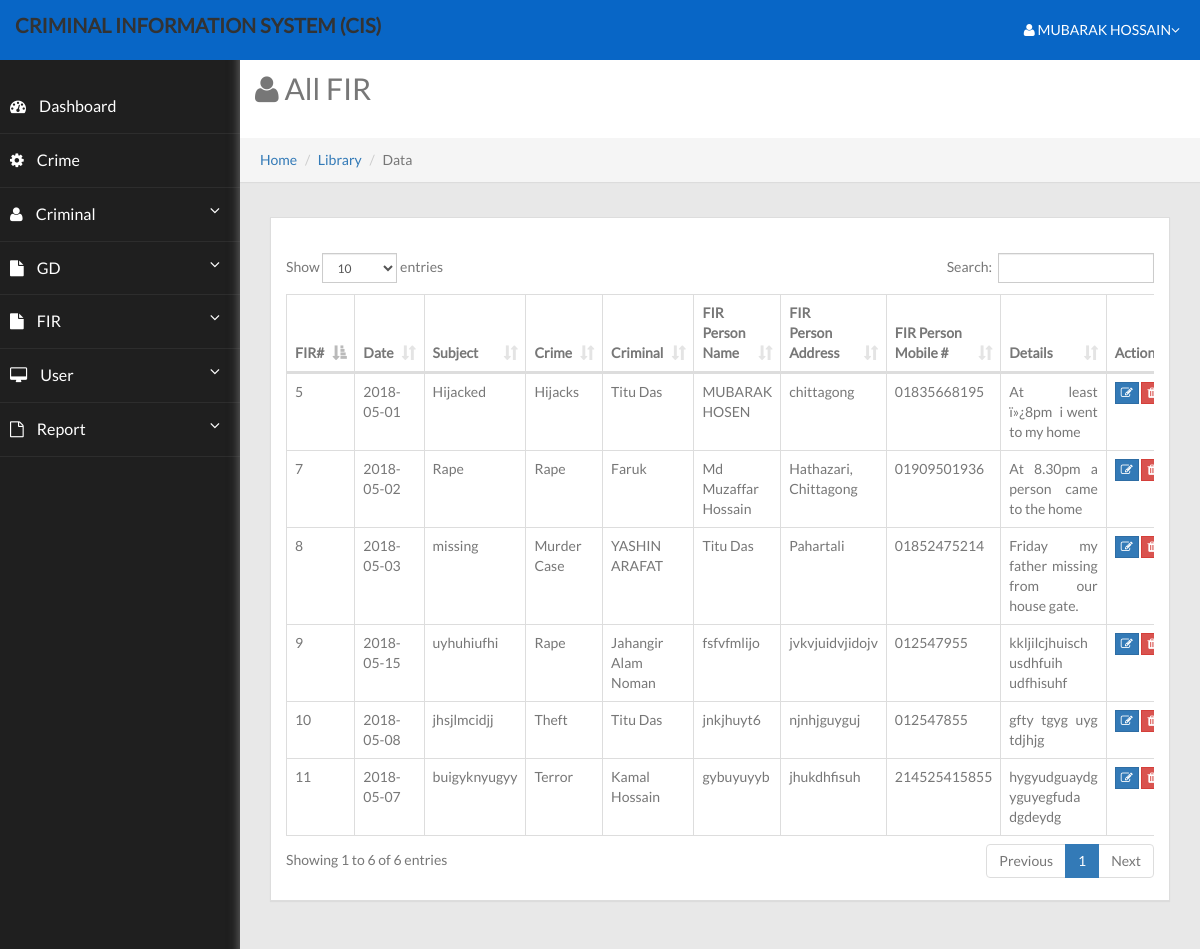
/fir/index.php (signed in), run on the app's committed database.
### tables this page shows
CREATE TABLE `users` (
  `id` int(11) UNSIGNED NOT NULL,
  `name` varchar(255) DEFAULT NULL,
  `email` varchar(255) DEFAULT NULL,
  `password` varchar(255) DEFAULT NULL,
  `role` varchar(255) DEFAULT NULL
);

CREATE TABLE `fir` (
  `id` int(11) UNSIGNED NOT NULL,
  `date` date DEFAULT NULL,
  `subject` varchar(255) DEFAULT NULL,
  `name` varchar(255) DEFAULT NULL,
  `address` varchar(255) DEFAULT NULL,
  `mobile_no` varchar(255) DEFAULT NULL,
  `criminal_id` int(11) DEFAULT NULL,
  `crime_id` int(11) DEFAULT NULL,
  `details` varchar(255) DEFAULT NULL
);

CREATE TABLE `crimes` (
  `id` int(11) UNSIGNED NOT NULL,
  `name` varchar(255) DEFAULT NULL
);

CREATE TABLE `criminals` (
  `id` int(11) UNSIGNED NOT NULL,
  `name` varchar(255) DEFAULT NULL,
  `present_address` varchar(255) DEFAULT NULL,
  `permanent_address` varchar(255) DEFAULT NULL,
  `mobile_no` varchar(255) DEFAULT NULL,
  `photo` varchar(255) DEFAULT NULL,
  `identification` varchar(255) DEFAULT NULL,
  `crime_id` int(11) DEFAULT NULL,
  `father_name` varchar(255) DEFAULT NULL,
  `mother_name` varchar(255) DEFAULT NULL,
  `age` varchar(255) DEFAULT NULL,
  `gender` varchar(255) DEFAULT NULL,
  `nid_no` varchar(255) DEFAULT NULL,
  `other` varchar(255) DEFAULT NULL
);

### config/function.php (called while the page is built, shortened)
<?php
include 'database.php' ;
function getUserNameById($id)
{
    global $db ;
    $sql = "SELECT * FROM users WHERE id = '".$id."'  " ;
    $result = $db->query($sql) ;
    if($row = $result->fetch_assoc())
    {
        return $row['name'] ;
    }
}
function getCrimeNameById($id)
{
    global $db ;
    $sql = "SELECT * FROM crimes WHERE id = '".$id."'  " ;
    $result = $db->query($sql) ;
    if($row = $result->fetch_assoc())
    {
        return $row['name'] ;
    }
}
function getCriminalNameById($id)
{
    global $db ;
    $sql = "SELECT * FROM criminals WHERE id = '".$id."'  " ;
    $result = $db->query($sql) ;
    if($row = $result->fetch_assoc())
    {
        return $row['name'] ;
    }
}
 ?>

### fir/index.php (the view, shortened to what this page needs)
<?php include '../config/function.php' ; ?>
<?php include '../inc/header.php' ; ?>
<div id="wrapper">
    <aside class="sidebar">
        <?php include '../inc/sidebar.php' ; ?>
    </aside>
    <main class="main-section" id="page-wrapper">
        <div class="header">
            <h2 class="page-header"> <i class="fa fa-user"></i> All FIR</h2>
            <ol class="breadcrumb">
                <li><a href="#">Home</a></li>
                <li><a href="#">Library</a></li>
                <li class="active">Data</li>
            </ol>
        </div>
        <div id="page-inner">
            <div class="row">
                <div class="col-md-12">
                    <div class="panel panel-default">
                        <div class="panel-body">
                            <div class="table-responsive">
                                <table  id="dataTable" class="table table-hover table-bordered">
                                    <thead>
                                        <tr>
                                            <th>FIR#</th>
                                            <th>Date</th>
                                            <th>Subject</th>
                                            <th>Crime</th>
                                            <th>Criminal</th>
                                            <th>FIR Person<br/> Name</th>
                                            <th>FIR Person <br/>Address</th>
                                            <th>FIR Person <br/> Mobile #</th>
                                            <th>Details</th>
                                            <th>Action</th>
                                        </tr>
                                    </thead>
                                    <tbody>
                                        <?php
                                        $sql = "SELECT * FROM fir ORDER BY id DESC" ;
                                        $result = $db->query($sql) ;
                                        if($result):
                                            while($row = $result->fetch_assoc()):
                                                $id             = $row['id'] ;
                                                $date           = $row['date'] ;
                                                $crime_id       = $row['crime_id'] ;
                                                $criminal_id    = $row['criminal_id'] ;
                                                $subject        = $row['subject'] ;
                                                $name           = $row['name'] ;
                                                $address        = $row['address'] ;
                                                $mobile_no      = $row['mobile_no'] ;
                                                $details        = $row['details'] ;
                                        ?>
                                        <tr>
                                            <td>
                                                <?php echo $id; ?>
                                            </td>
                                            <td>
                                                <?php echo $date; ?>
                                            </td>
                                            <td>
                                                <?php echo $subject; ?>
                                            </td>
                                             <td>
                                                <?php echo getCrimeNameById( $crime_id ) ?>
                                            </td>
                                             <td>
                                                <?php echo getCriminalNameById($criminal_id ) ; ?>
                                            </td>
                                            <td>
                                                <?php echo $name; ?>
                                            </td>
                                             <td>
                                                <?php echo $address; ?>
                                            </td>
                                               <td>
                                                <?php echo $mobile_no; ?>
                                            </td>
                                            <td>
                                                <?php echo $details; ?>
                                            </td>
                                            <td>
                                                <button type="button" class="btn btn-primary btn-xs btnEdit" value="<?php echo $id; ?>"><i class="fa fa-edit"></i></button>
                                                <button type="button" class="btn btn-danger btn-xs btnDelete" value="<?php echo $id; ?>"><i class="fa fa-trash"></i></button>
                                            </td>
                                        </tr>
                                        <?php
                                    endwhile;
                                endif;
                                 ?>
                                    </tbody>
                                </table>
                            </div>
                        </div>
                    </div>
                </div>
            </div>
        </div>
    </main>
</div>
<?php include '../inc/footer.php' ; ?>

### inc/header.php (shortened to what this page needs)
<!DOCTYPE html>
<html lang="en">
<head>
    <link href="../css/bootstrap.min.css" rel="stylesheet">
    <link href="../css/font-awesome.min.css" rel="stylesheet">
    <link href="../css/datatables.min.css" rel="stylesheet">
    <link href="../css/summernote.css" rel="stylesheet">
    <link href="../css/jquery-ui.min.css" rel="stylesheet">
    <link href="../css/custom.css" rel="stylesheet">
</head>
<body>
    <header class="header-main">
        <nav class="navbar navbar-default navbar-fixed-top top-navbar" role="navigation">
            <div class="container-fluid">
                <div class="navbar-header">
                    <a class="navbar-brand" href="#">CRIMINAL INFORMATION SYSTEM (CIS)</a>
                </div>
                <div class="collapse navbar-collapse navbar-ex1-collapse">
                    <ul class="nav navbar-nav navbar-right">
                        <li class="dropdown">
                            <a href="#" class="dropdown-toggle" data-toggle="dropdown"><i class="fa fa-user"></i> <?php echo getUserNameById($_SESSION['id']) ; ?><i class="fa fa-angle-down"> </i></a>
                        </li>
                    </ul>
                </div>
            </div>
        </nav>
    </header>

### css/custom.css (style rules this page uses)
body { margin: 0px; padding: 0px; font-family: 'Lato-Regular', sans-serif; font-size: 14px; width: 100%; color: #777; }
ul, li { margin: 0px; padding: 0px; list-style: none; }
.btn, .form-control { border-radius: 0px; }
.table-responsive { margin-top:20px; }
#wrapper { width: 100%; }
.header-main .navbar { margin-bottom: 0px; padding-bottom: 0px; background: #0866C6; border: 0px; border-radius: 0px; }
.header-main .navbar .navbar-header a { color: #fff; font-size: 20px; font-family: 'Lato-Regular', sans-serif; transition: all 0.5s ease; font-weight: 700; }
.sidebar { width: 240px; background: #1F1F1F; position: fixed; left: 0px; height: 100%; padding: 20px 0px; top: 60px; }
.main-section { background: #fff; margin-left: 240px; padding: 10px 30px; text-align: justify; font-size: 14px; font-family: 'Lato-Regular'; }
#page-inner { background-color: transparent; margin: 10px 20px 10px 0; min-height: 1200px; padding: 15px 30px; width: 100%; }
#page-wrapper { box-shadow: 0 0 10px #757575; position: relative; top: 40px; margin: 0 0 0 240px; min-height: 1200px; padding: 0; background: #e8e8e8; }
.page-header { background-color: #fff; border-bottom: 1px solid transparent; margin: 0; padding: 32px 22px 32px 15px; text-align: left; }
.breadcrumb { border-radius: 0; box-shadow: 0 1px 1px rgba(0, 0, 0, 0.05); list-style: outside none none; margin-bottom: 20px; padding: 12px 10px 12px 20px; }
.panel { border-radius: 0; }
.top-navbar .nav>li { display: inline-block; margin: 0; padding: 0; position: relative; }
.top-navbar .nav>li>a { color: #ffffff; display: block; margin: 0; padding: 20px; position: relative; }
.nav .nav-second-level li:hover, .nav .nav-second-level li a:hover, { background: transparent; }

### data on the page
users: name "MUBARAK HOSSAIN"
fir: id "11", date "2018-05-07", subject "buigyknyugyy", crime.name "Terror", criminal.name "Kamal Hossain", name "gybuyuyyb", address "jhukdhfisuh", mobile_no "214525415855", details "hygyudguaydg yguyegfuda dgdeydg"
fir: id "10", date "2018-05-08", subject "jhsjlmcidjj", crime.name "Theft", criminal.name "Titu Das", name "jnkjhuyt6", address "njnhjguyguj", mobile_no "012547855", details "gfty tgyg uyg tdjhjg"
fir: id "9", date "2018-05-15", subject "uyhuhiufhi", crime.name "Rape", criminal.name "Jahangir Alam Noman", name "fsfvfmlijo", address "jvkvjuidvjidojv", mobile_no "012547955", details "kkljilcjhuisch usdhfuih udfhisuhf"
fir: id "8", date "2018-05-03", subject "missing", crime.name "Murder Case", criminal.name "YASHIN ARAFAT", name "Titu Das", address "Pahartali", mobile_no "01852475214", details "Friday my father missing from our house gate."
fir: id "7", date "2018-05-02", subject "Rape", crime.name "Rape", criminal.name "Faruk", name "Md Muzaffar Hossain", address "Hathazari, Chittagong", mobile_no "01909501936", details "At 8.30pm a person came to the home"
fir: id "5", date "2018-05-01", subject "Hijacked", crime.name "Hijacks", criminal.name "Titu Das", name "MUBARAK HOSEN", address "chittagong", mobile_no "01835668195", details "At least ï»¿8pm i went to my home"
